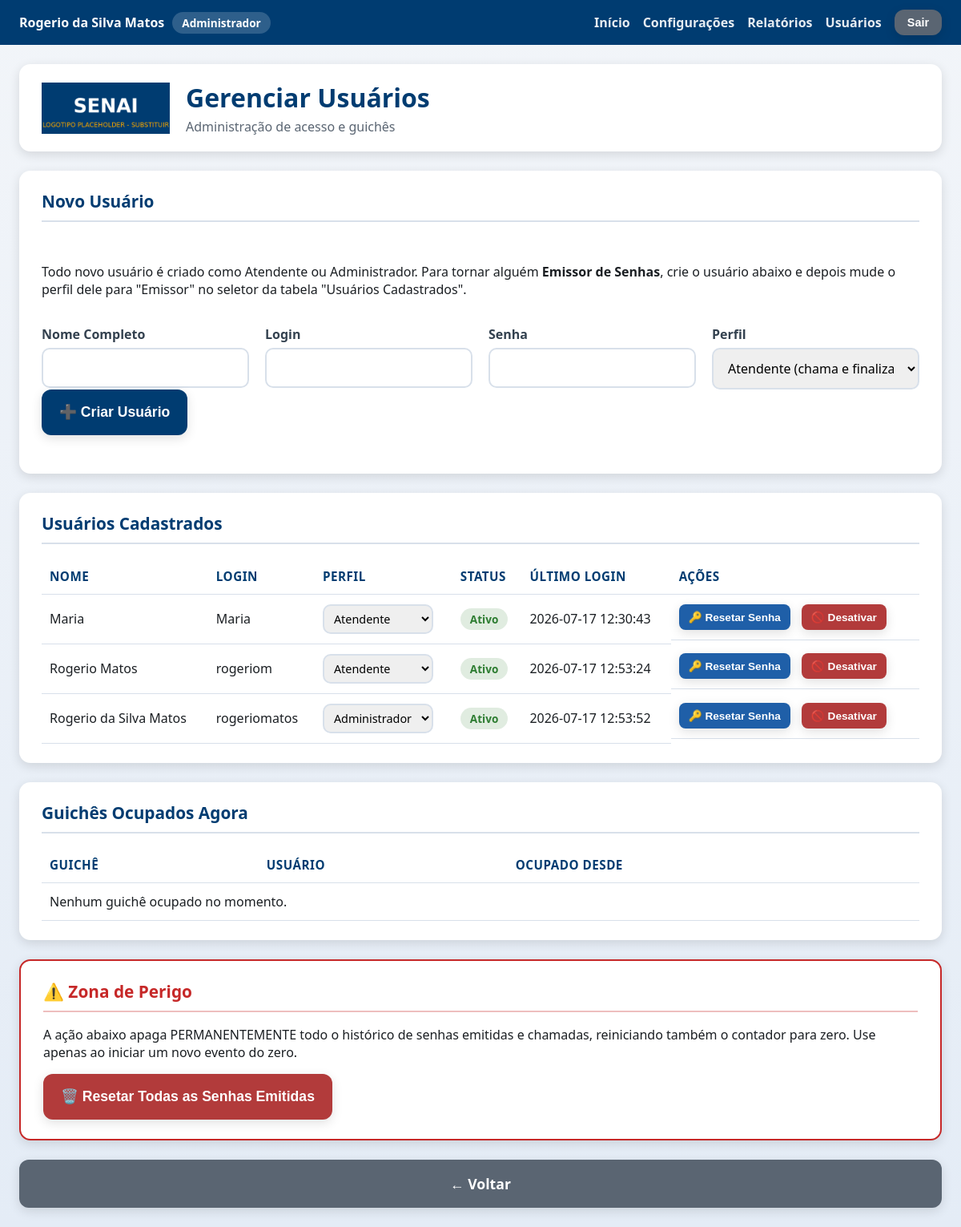
The page /admin/usuarios (signed in) on the database as committed earlier.
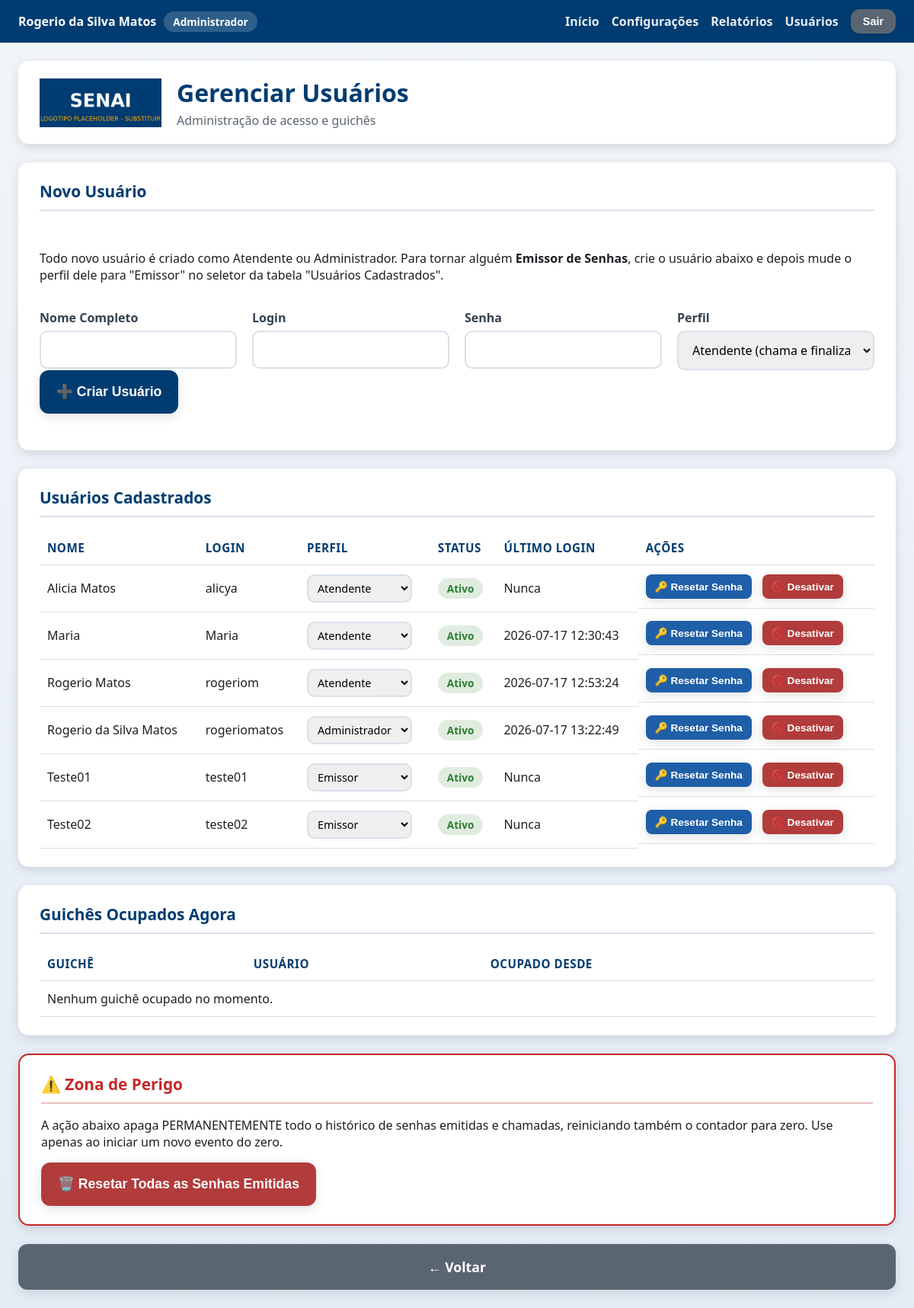
The same page on the database as committed later.
### tables this page shows
CREATE TABLE usuarios (
            id INTEGER PRIMARY KEY AUTOINCREMENT,
            nome_completo TEXT NOT NULL,
            login TEXT NOT NULL UNIQUE,
            senha_hash TEXT NOT NULL,
            perfil TEXT NOT NULL DEFAULT 'atendente',
            ativo INTEGER NOT NULL DEFAULT 1,
            data_criacao TEXT NOT NULL,
            ultimo_login TEXT
        );

### app.py (the view)
@app.route("/admin/usuarios")
@auth.login_required
@auth.admin_required
def usuarios_tela():
    usuarios = database.listar_usuarios()
    guiches_ocupados = database.listar_guiches_ocupados()
    return render_template(
        "usuarios.html",
        config=config_manager.obter_todas(),
        usuarios=usuarios,
        guiches_ocupados=guiches_ocupados,
    )

### app.py (called while the page is built)
@app.context_processor
def injetar_usuario_logado():
    return {"usuario_logado": auth.usuario_logado(), "eh_admin": auth.eh_admin()}

### auth.py (called while the page is built)
def usuario_logado() -> Optional[dict]:
    usuario_id = session.get(CHAVE_SESSAO_USUARIO_ID)
    if usuario_id is None:
        return None
    return {
        "id": usuario_id,
        "nome_completo": session.get(CHAVE_SESSAO_NOME),
        "login": session.get(CHAVE_SESSAO_LOGIN),
        "perfil": session.get(CHAVE_SESSAO_PERFIL),
        "guiche": session.get(CHAVE_SESSAO_GUICHE),
    }

def eh_admin() -> bool:
    return session.get(CHAVE_SESSAO_PERFIL) == PerfilUsuario.ADMIN

def login_required(funcao_view):
    @wraps(funcao_view)
    def wrapper(*args, **kwargs):
        usuario_id = session.get(CHAVE_SESSAO_USUARIO_ID)
        if usuario_id is None:
            if _requisicao_eh_api():
                return jsonify({"sucesso": False, "erro": "Sessão expirada. Faça login novamente."}), 401
            return redirect(url_for("login_tela", proximo=request.path))
        usuario = database.obter_usuario_por_id(usuario_id)
        if usuario is None or not usuario.ativo:
            encerrar_sessao()
            if _requisicao_eh_api():
                return jsonify({"sucesso": False, "erro": "Usuário desativado ou removido."}), 403
            return redirect(url_for("login_tela"))
        return funcao_view(*args, **kwargs)
    return wrapper

def admin_required(funcao_view):
    @wraps(funcao_view)
    def wrapper(*args, **kwargs):
        if not eh_admin():
            if _requisicao_eh_api():
                return jsonify({"sucesso": False, "erro": "Acesso restrito a administradores."}), 403
            return redirect(url_for("index"))
        return funcao_view(*args, **kwargs)
    return wrapper

### config.py (called while the page is built)
    def _conectar(self) -> sqlite3.Connection:
        conexao = sqlite3.connect(str(self.db_path), timeout=10, check_same_thread=False)
        conexao.row_factory = sqlite3.Row
        return conexao

### database.py (called while the page is built)
@contextmanager
def get_connection() -> Generator[sqlite3.Connection, None, None]:
    conexao = sqlite3.connect(str(DATABASE_PATH), timeout=10, check_same_thread=False)
    conexao.row_factory = sqlite3.Row
    conexao.execute("PRAGMA journal_mode = WAL")
    conexao.execute("PRAGMA foreign_keys = ON")
    try:
        yield conexao
    finally:
        conexao.close()

### models.py (called while the page is built)
    def to_dict_publico(self) -> dict:
        dados = asdict(self)
        dados.pop("senha_hash", None)
        return dados

### templates/usuarios.html (shortened to what this page needs)
{% extends "layout.html" %}
{% block conteudo %}
<div class="pagina pagina-usuarios">
    <header class="cabecalho">
        <img class="logo" src="{{ url_for('static', filename='img/logo.png') }}" alt="Logo SENAI">
        <div class="titulo-evento">
            <h1>Gerenciar Usuários</h1>
            <p>Administração de acesso e guichês</p>
        </div>
    </header>
    <main class="conteudo-principal">
        <section class="card card-formulario">
            <h2>Novo Usuário</h2>
            <p>
                Todo novo usuário é criado como Atendente ou Administrador.
                Para tornar alguém <strong>Emissor de Senhas</strong>, crie o
                usuário abaixo e depois mude o perfil dele para "Emissor" no
                seletor da tabela "Usuários Cadastrados".
            </p>
            <form id="form-novo-usuario">
                <div class="campos-identificacao">
                    <label>
                        Nome Completo
                        <input type="text" id="novo-nome" required>
                    </label>
                    <label>
                        Login
                        <input type="text" id="novo-login" required>
                    </label>
                    <label>
                        Senha
                        <input type="password" id="novo-senha" required minlength="6">
                    </label>
                    <label>
                        Perfil
                        <select id="novo-perfil">
                            <option value="atendente" selected>Atendente (chama e finaliza atendimentos)</option>
                        </select>
                    </label>
                </div>
                <button type="submit" class="botao botao-primario">➕ Criar Usuário</button>
                <div id="novo-usuario-mensagem" class="mensagem-status"></div>
            </form>
        </section>
        <section class="card">
            <h2>Usuários Cadastrados</h2>
            <table class="tabela-fila">
                <thead>
                    <tr>
                        <th>Nome</th>
                        <th>Login</th>
                        <th>Perfil</th>
                        <th>Status</th>
                        <th>Último Login</th>
                        <th>Ações</th>
                    </tr>
                </thead>
                <tbody id="usuarios-corpo">
                    {% for usuario in usuarios %}
                    <tr data-usuario-id="{{ usuario.id }}">
                        <td>{{ usuario.nome_completo }}</td>
                        <td>{{ usuario.login }}</td>
                        <td>
                            <select class="select-perfil" data-usuario-id="{{ usuario.id }}">
                                <option value="atendente" {% if usuario.perfil == 'atendente' %}selected{% endif %}>Atendente</option>
                                <option value="emissor" {% if usuario.perfil == 'emissor' %}selected{% endif %}>Emissor</option>
                                <option value="admin" {% if usuario.perfil == 'admin' %}selected{% endif %}>Administrador</option>
                            </select>
                        </td>
                        <td>
                            <span class="status-badge-{{ 'ativo' if usuario.ativo else 'inativo' }}">
                                {{ 'Ativo' if usuario.ativo else 'Inativo' }}
                            </span>
                        </td>
                        <td>{{ usuario.ultimo_login or 'Nunca' }}</td>
                        <td class="acoes-usuario">
                            <button class="botao botao-secundario botao-acao-pequeno btn-resetar-senha" data-usuario-id="{{ usuario.id }}">
                                🔑 Resetar Senha
                            </button>
                            <button class="botao {{ 'botao-alerta' if usuario.ativo else 'botao-primario' }} botao-acao-pequeno btn-toggle-status"
                                    data-usuario-id="{{ usuario.id }}" data-ativo="{{ usuario.ativo | lower }}">
                                {{ '🚫 Desativar' if usuario.ativo else '✅ Ativar' }}
                            </button>
                        </td>
                    </tr>
                    {% endfor %}
                </tbody>
            </table>
        </section>
        <section class="card">
            <h2>Guichês Ocupados Agora</h2>
            <table class="tabela-fila">
                <thead>
                    <tr>
                        <th>Guichê</th>
                        <th>Usuário</th>
                        <th>Ocupado Desde</th>
                    </tr>
                </thead>
                <tbody>
                    {% for ocupacao in guiches_ocupados %}
                    <tr>
                        <td>{{ '%02d' | format(ocupacao.guiche) }}</td>
                        <td>{{ ocupacao.usuario_nome }}</td>
                        <td>{{ ocupacao.ocupado_desde }}</td>
                    </tr>
                    {% else %}
                    <tr><td colspan="3">Nenhum guichê ocupado no momento.</td></tr>
                    {% endfor %}
                </tbody>
            </table>
        </section>
        <section class="card card-zona-perigo">
            <h2>⚠️ Zona de Perigo</h2>
            <p>
                A ação abaixo apaga PERMANENTEMENTE todo o histórico de senhas
                emitidas e chamadas, reiniciando também o contador para zero.
                Use apenas ao iniciar um novo evento do zero.
            </p>
            <button id="btn-reset-senhas-emitidas" class="botao botao-alerta">
                🗑️ Resetar Todas as Senhas Emitidas
            </button>
        </section>
        <a href="{{ url_for('index') }}" class="botao botao-terciario">← Voltar</a>
    </main>
</div>
{% endblock %}

### templates/layout.html (shortened to what this page needs)
<!DOCTYPE html>
<html lang="pt-BR">
<head>
    <link rel="stylesheet" href="{{ url_for('static', filename='css/style.css') }}">
</head>
<body>
    {% if usuario_logado %}
    <div class="barra-usuario">
        <span class="barra-usuario-info">
            {{ usuario_logado.nome_completo }}
            <span class="barra-usuario-perfil">
                {% if eh_admin %}Administrador
                {% elif usuario_logado.perfil == 'emissor' %}Emissor de Senhas
                {% else %}Atendente
                {% endif %}
            </span>
        </span>
        <span class="barra-usuario-acoes">
            <a href="{{ url_for('index') }}">Início</a>
            {% if eh_admin %}
                <a href="{{ url_for('configuracoes_tela') }}">Configurações</a>
                <a href="{{ url_for('relatorios_tela') }}">Relatórios</a>
                <a href="{{ url_for('usuarios_tela') }}">Usuários</a>
            {% endif %}
            <form method="POST" action="{{ url_for('logout_tela') }}" class="form-logout">
                <button type="submit" class="botao botao-terciario botao-sair">Sair</button>
            </form>
        </span>
    </div>
    {% endif %}
    {% block conteudo %}{% endblock %}
</body>
</html>

### static/css/style.css (style rules this page uses)
:root { --cor-principal: #003C71; --cor-principal-clara: #1F5FA8; --cor-secundaria: #F4A300; --cor-fundo: #F2F5F9; --cor-texto: #1B1F23; --cor-branco: #FFFFFF; --cor-cinza-borda: #D8E0EA; --cor-sucesso: #2E7D32; --cor-erro: #C62828; --sombra-padrao: 0 4px 14px rgba(0, 0, 0, 0.12); --raio-borda: 14px; --transicao-padrao: all 0.25s ease-in-out; }
* { box-sizing: border-box; }
body { margin: 0; font-family: "Segoe UI", Arial, Helvetica, sans-serif; background: linear-gradient(180deg, var(--cor-fundo) 0%, #E4ECF6 100%); color: var(--cor-texto); }
.pagina { max-width: 1200px; margin: 0 auto; padding: 24px; }
.cabecalho { display: flex; align-items: center; gap: 20px; background: var(--cor-branco); border-radius: var(--raio-borda); box-shadow: var(--sombra-padrao); padding: 20px 28px; margin-bottom: 24px; }
.cabecalho .logo { height: 64px; width: auto; object-fit: contain; }
.titulo-evento h1 { margin: 0; font-size: 2rem; color: var(--cor-principal); }
.titulo-evento p { margin: 4px 0 0; color: #5A6572; font-size: 1rem; }
.conteudo-principal { display: flex; flex-direction: column; gap: 24px; }
.card { background: var(--cor-branco); border-radius: var(--raio-borda); box-shadow: var(--sombra-padrao); padding: 24px 28px; }
.card h2 { margin-top: 0; color: var(--cor-principal); font-size: 1.3rem; border-bottom: 2px solid var(--cor-cinza-borda); padding-bottom: 10px; }
.campos-identificacao { display: flex; flex-wrap: wrap; gap: 20px; }
.campos-identificacao label, .card-formulario label { display: flex; flex-direction: column; gap: 6px; font-weight: 600; color: #33414F; flex: 1; min-width: 220px; }
input, select { padding: 12px 14px; border: 2px solid var(--cor-cinza-borda); border-radius: 10px; font-size: 1rem; font-family: inherit; transition: var(--transicao-padrao); }
.botao { border: none; border-radius: 12px; padding: 18px 22px; font-size: 1.1rem; font-weight: 700; cursor: pointer; transition: var(--transicao-padrao); box-shadow: var(--sombra-padrao); text-decoration: none; text-align: center; display: inline-flex; align-items: center; justify-content: center; gap: 8px; color: var(--cor-branco); }
.botao-primario { background: var(--cor-principal); }
.botao-secundario { background: var(--cor-principal-clara); }
.botao-terciario { background: #5A6572; }
.botao-alerta { background: #B23B3B; }
.tabela-fila { width: 100%; border-collapse: collapse; margin-top: 12px; }
.tabela-fila th, .tabela-fila td { text-align: left; padding: 12px 10px; border-bottom: 1px solid var(--cor-cinza-borda); }
.tabela-fila th { color: var(--cor-principal); font-size: 0.95rem; text-transform: uppercase; letter-spacing: 0.5px; }
.botao-acao-pequeno { padding: 8px 12px; font-size: 0.85rem; border-radius: 8px; margin-right: 6px; }
.card-formulario { display: flex; flex-direction: column; gap: 18px; }
.mensagem-status { font-weight: 600; min-height: 24px; }
.barra-usuario { display: flex; flex-wrap: wrap; align-items: center; justify-content: space-between; gap: 12px; background: var(--cor-principal); color: var(--cor-branco); padding: 12px 24px; }
.barra-usuario-info { display: flex; align-items: center; gap: 10px; font-weight: 600; flex-wrap: wrap; }
.barra-usuario-perfil, .barra-usuario-guiche { background: rgba(255, 255, 255, 0.18); border-radius: 999px; padding: 4px 12px; font-size: 0.85rem; font-weight: 700; }
.barra-usuario-acoes { display: flex; align-items: center; gap: 16px; flex-wrap: wrap; }
.barra-usuario-acoes a { color: var(--cor-branco); text-decoration: none; font-weight: 600; opacity: 0.9; }
.form-logout { margin: 0; }
.botao-sair { padding: 8px 16px; font-size: 0.9rem; }
.status-badge-ativo, .status-badge-inativo { padding: 4px 12px; border-radius: 999px; font-size: 0.85rem; font-weight: 700; }
.status-badge-ativo { background: rgba(46, 125, 50, 0.15); color: var(--cor-sucesso); }
.acoes-usuario { display: flex; gap: 8px; flex-wrap: wrap; }
.select-perfil { padding: 6px 8px; font-size: 0.9rem; }
.card-zona-perigo { border: 2px solid var(--cor-erro); }
.card-zona-perigo h2 { color: var(--cor-erro); border-bottom-color: rgba(198, 40, 40, 0.3); }

Rows that differ between the two databases and show on the page:
changed usuarios "Rogerio da Silva Matos": ultimo_login "2026-07-17 12:53:52" → "2026-07-17 13:22:49"
added usuarios: nome_completo "Alicia Matos", login "alicya", perfil+id "Atendente", ativo "Ativo", ultimo_login "Nunca", ativo "🚫 Desativar"
added usuarios: nome_completo "Teste01", login "teste01", perfil+id "Emissor", ativo "Ativo", ultimo_login "Nunca", ativo "🚫 Desativar"
added usuarios: nome_completo "Teste02", login "teste02", perfil+id "Emissor", ativo "Ativo", ultimo_login "Nunca", ativo "🚫 Desativar"
